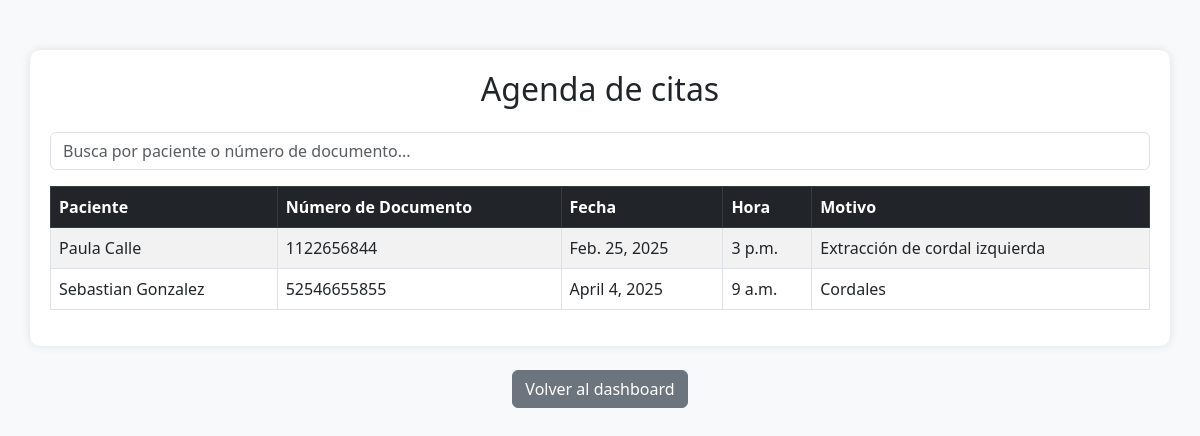
The app's page /agenda-citas/ (signed in) with its own data.
### login_app/models.py (models this page shows, shortened)
class Cita(models.Model):
    paciente = models.ForeignKey(settings.AUTH_USER_MODEL, on_delete=models.CASCADE, related_name="citas_paciente")
    dentista = models.ForeignKey(settings.AUTH_USER_MODEL, on_delete=models.SET_NULL, null=True, blank=True, related_name="citas_dentista")
    fecha = models.DateField()
    hora = models.TimeField()
    motivo = models.TextField()
    estado = models.CharField(
        max_length=20,
        choices=[("pendiente", "Pendiente"), ("confirmada", "Confirmada"), ("cancelada", "Cancelada")],
        default="pendiente"
    )

class CustomUser(AbstractUser):
    ROLE_CHOICES = [
        ('admin', 'Administrador'),
        ('auxiliar', 'Auxiliar Administrativo'),
        ('dentista', 'Dentista'),
        ('paciente', 'Paciente'),
    ]
    nombre_completo = models.CharField(max_length=255, default="Sin nombre")
    numero_documento = models.CharField(max_length=20, unique=True, default="Sin documento")  # Valor predeterminado añadido
    role = models.CharField(max_length=20, choices=ROLE_CHOICES, default='paciente')

### login_app/views.py (the view)
# urls.py: path('agenda-citas/', views.agenda_citas, name='agenda_citas'),
@login_required
def agenda_citas(request):
    usuario_id = request.user.nombre_completo  # Obtiene el ID del usuario autenticado
    print(f"ID del usuario autenticado: {usuario_id}")
    dentista = CustomUser.objects.filter(nombre_completo=usuario_id).first()
    citas_pendientes_dentista = Cita.objects.filter(dentista=dentista, estado="pendiente")
    for cita in citas_pendientes_dentista:  # Itera directamente sobre el QuerySet
        print(f"{cita.paciente.nombre_completo} - {cita.fecha} {cita.hora} - {cita.motivo}")
    return render(request, 'funcionalidades/agenda_citas.html', {
        'citas_pendientes_dentista': citas_pendientes_dentista
    })

### login_app/templates/funcionalidades/agenda_citas.html (shortened to what this page needs)
<!DOCTYPE html>
<html lang="es">
<head>
    <link href="https://cdn.jsdelivr.net/npm/bootstrap@5.3.0/dist/css/bootstrap.min.css" rel="stylesheet">
</head>
<body>
<div class="container">
    <h2 class="text-center mb-4">Agenda de citas</h2>
    <div class="mb-3">
        <input type="text" id="searchInput" class="form-control" placeholder="Busca por paciente o número de documento..." onkeyup="filterTable()">
    </div>
    <div class="table-responsive">
        <table id="pacientesTable" class="table table-striped table-bordered">
            <thead class="table-dark">
                <tr>
                    <th>Paciente</th>
                    <th>Número de Documento</th>
                    <th>Fecha</th>
                    <th>Hora</th>
                    <th>Motivo</th>
                </tr>
            </thead>
            <tbody>
                {% for cita in citas_pendientes_dentista %}
            <tr>
                <td>{{ cita.paciente.nombre_completo }}</td>
                <td>{{ cita.paciente.numero_documento }}</td>
                <td>{{ cita.fecha }}</td>
                <td>{{ cita.hora }}</td>
                <td>{{ cita.motivo }}</td>
            </tr>
            {% empty %}
            <tr>
                <td colspan="4" class="text-center">No hay citas pendientes.</td>
            </tr>
            {% endfor %}
            </tbody>
        </table>
    </div>
</div>
<div class="btn-container">
    <div class="text-center mt-4">
        {% if request.user.role == "admin" %}
            <a href="{% url 'admin_dashboard' %}" class="btn btn-secondary">Volver al dashboard</a>
        {% elif request.user.role == "auxiliar" %}
            <a href="{% url 'auxiliar_dashboard' %}" class="btn btn-secondary">Volver al dashboard</a>
        {% elif request.user.role == "dentista" %}
            <a href="{% url 'dentista_dashboard' %}" class="btn btn-secondary">Volver al dashboard</a>
        {% elif request.user.role == "paciente" %}
            <a href="{% url 'paciente_dashboard' %}" class="btn btn-secondary">Volver al dashboard</a>
        {% endif %}
    </div>
</div>
</body>
</html>

### login_app/templates/funcionalidades/agenda_citas.html (style rules this page uses)
body { background-color: #f8f9fa; }
.container { margin-top: 50px; background: white; padding: 20px; border-radius: 10px; box-shadow: 0 0 10px rgba(0, 0, 0, 0.1); }
.btn-container { text-align: center; margin-top: 20px; }

### records on screen
Cita: paciente.nombre_completo "Paula Calle", paciente.numero_documento "1122656844", fecha "Feb. 25, 2025", hora "3 p.m.", motivo "Extracción de cordal izquierda"
Cita: paciente.nombre_completo "Sebastian Gonzalez", paciente.numero_documento "52546655855", fecha "April 4, 2025", hora "9 a.m.", motivo "Cordales"
